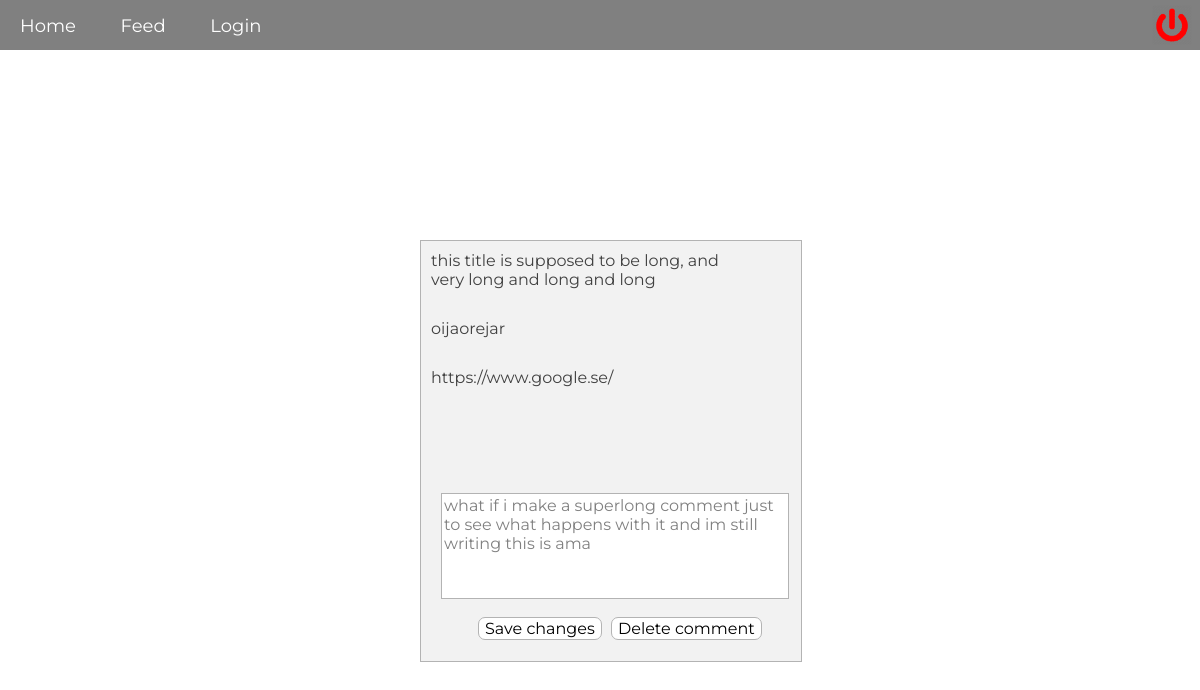
Page /pages/editComment.php?id=8 on the committed database.
### tables this page shows
CREATE TABLE "posts" (
        `id`       INTEGER NOT NULL,
        `post_id`       INTEGER NOT NULL PRIMARY KEY AUTOINCREMENT UNIQUE,
        `title` VARCHAR NOT NULL,
        `description`   VARCHAR NOT NULL,
        `url`   VARCHAR NOT NULL,
        `posted`      VARCHAR,
        `edited`     VARCHAR
);

CREATE TABLE "comments" (
         `id`       INTEGER NOT NULL,
         `comment_id`       INTEGER NOT NULL PRIMARY KEY AUTOINCREMENT UNIQUE,
         `post_id`         INTEGER NOT NULL,
         `comment`       VARCHAR NOT NULL,
         `posted`       VARCHAR
);

### pages/editComment.php (the view, shortened to what this page needs)
<?php
require __DIR__.'../../views/header.php';
$comment_id = $_GET['id'];
$query = "SELECT * FROM comments WHERE comment_id = :comment_id";
$statement = $pdo->prepare($query);
$statement->bindParam(':comment_id', $comment_id, PDO::PARAM_INT);
$statement->execute();
$comment_id = $statement->fetch(PDO::FETCH_ASSOC);
$post_id = $comment_id['post_id'];
$query = "SELECT * FROM posts WHERE post_id = :post_id";
$statement = $pdo->prepare($query);
$statement->bindParam(':post_id', $post_id, PDO::PARAM_INT);
$statement->execute();
$post_id = $statement->fetch(PDO::FETCH_ASSOC);
$id = $_GET['id'];
$query = "SELECT * FROM comments WHERE comment_id = :id";
$statement = $pdo->prepare($query);
$statement->bindParam(':id', $id, PDO::PARAM_INT);
$statement->execute();
$comment = $statement->fetch(PDO::FETCH_ASSOC);
?>
<div class="edit-comment-wrapper">
   <div class="commented-post">
      <div class="edit-comment"><?php echo $post_id['title']; ?></div>
      <div class="edit-comment"><?php echo $post_id['description']; ?></div>
      <div class="edit-comment"><?php echo $post_id['url']; ?></div>
   </div>
   <form action="../logic/editComment.php?id=<?php echo $comment['comment_id']?>" method="post">
         <textarea type="edit-comment" name="edit-comment" placeholder="Url"><?php echo $comment['comment']; ?></textarea>
         <button type="submit" class="edit-comment-btn">Save changes</button>
   </form>
   <form action="../logic/deleteComment.php?id=<?php echo $comment['comment_id']?>" method="post">
         <button type="submit" class="delete-comment-btn">Delete comment</button>
   </form>
</div>

### css/main.css (style rules this page uses)
* { margin: 0px; font-family: Montserrat; }
body { color: #404040; background-size: cover; background-attachment: fixed; }
textarea { border: 1px solid #b3b3b3; color: grey; }
.edit-comment-wrapper { position: absolute; height: 50%; width: 30%; left: 35%; top: 30%; border: 1px solid #b3b3b3; background-color: #f2f2f2; padding: 10px; }
.commented-post { position: relative; }
.edit-comment { margin-bottom: 30px; word-wrap: break-word; overflow-wrap: break-word; width: 90%; }
textarea[type=edit-comment] { position: absolute; top: 60%; left: 0%; background-color: white; font-size: 16px; width: 90%; height: 100px; margin-left: 20px; resize: none; }
.edit-comment-btn { position: absolute; bottom: 5%; left: 15%; border: 1px solid #b3b3b3; border-radius: 7px; background-color: white; font-size: 16px; }
.delete-comment-btn { position: absolute; bottom: 5%; left: 50%; background-color: white; border: 1px solid #b3b3b3; border-radius: 7px; font-size: 16px; }

### rows in the picture
posts: title "this title is supposed to be long, and very long and long and long", description "oijaorejar", url "https://www.google.se/"
comments: edit-comment "what if i make a superlong comment just to see what happens with it and im still writing this is ama"
